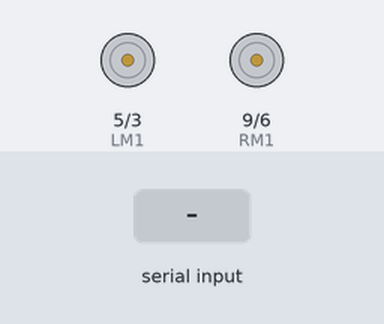
This sketch was run on a simulated Arduino Uno, built with avr-gcc and run on an emulated ATmega328P. Parts: motor-driver pin pairs drawn as motors (green arrow = first pin HIGH = forward, orange = second pin HIGH = backward, longer = more drive). Inputs (shaded band) come from the test bench.

Above: at 1.2 s.
1.3 s: "1" received over Serial
At 1.7 s:
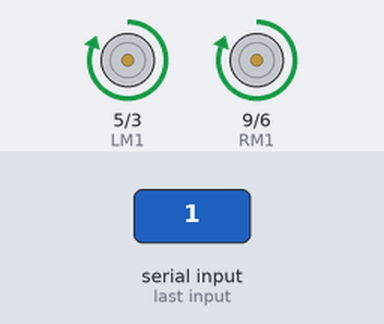
2.8 s: "0" received over Serial
At 4.0 s:
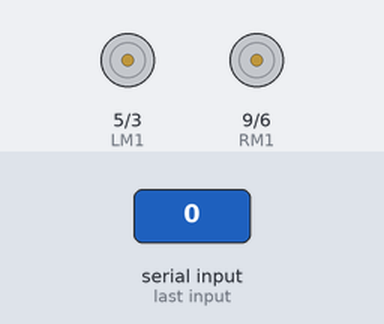
Timing chart, 0 to 5.8 s (numbered marks = the images above; inputs shaded):
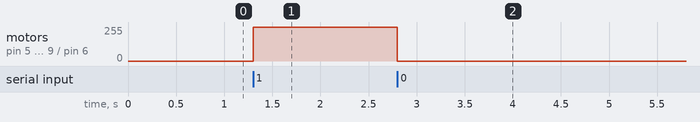

Measured:
- after the input at 1.3 s, motor on pin 5 (LM1) / pin 3 (LM2), motor on pin 9 (RM1) / pin 6 (RM2): stopped → forward 255/255 at once
- after the input at 2.8 s, motor on pin 5 (LM1) / pin 3 (LM2), motor on pin 9 (RM1) / pin 6 (RM2): forward 255/255 → stopped at once

The sketch:

line_following_robot.ino
```cpp
//Motor A (Right)
char Incoming_value = 0;
int RM1 = 9;
int RM2 = 6;

//Motor B (Left)
int LM1 = 5;
int LM2 = 3;

//Define Run variable
boolean run;

void setup() {
  pinMode(RM1, OUTPUT);
  pinMode(RM2, OUTPUT);
  pinMode(LM1, OUTPUT);
  pinMode(LM2, OUTPUT);
  Serial.begin(9600);
}

void loop() {
  if(Serial.available() > 0)
  {
    Incoming_value = Serial.read();
    if(Incoming_value == '1')
    {
      digitalWrite(LM1, HIGH);
      digitalWrite(LM2, LOW);
      digitalWrite(RM1, HIGH);
      digitalWrite(RM2, LOW);
    }
    else if(Incoming_value == '0')
    {
      digitalWrite(LM1, LOW);
      digitalWrite(LM2, LOW);
      digitalWrite(RM1, LOW);
      digitalWrite(RM2, LOW);
    }
  }
}
```
